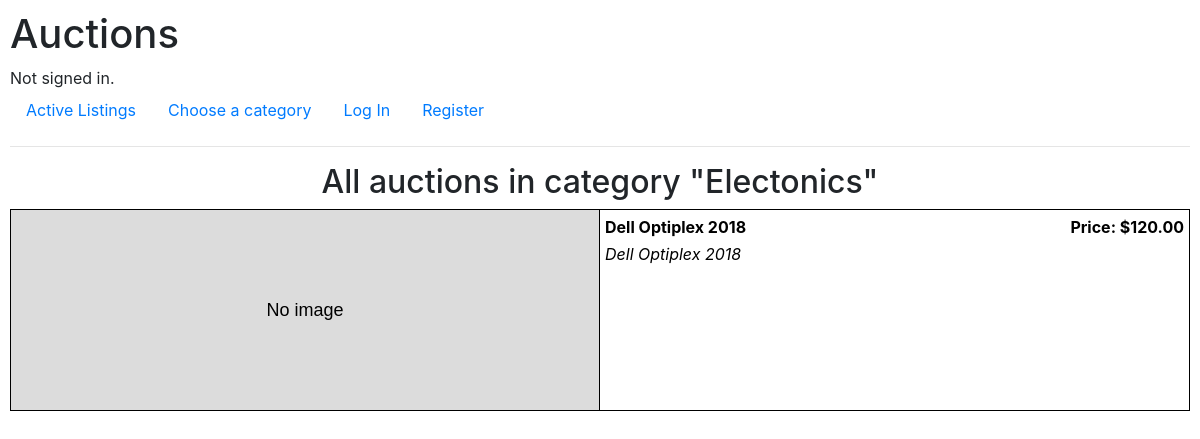
The page /category1 on the database as committed earlier.
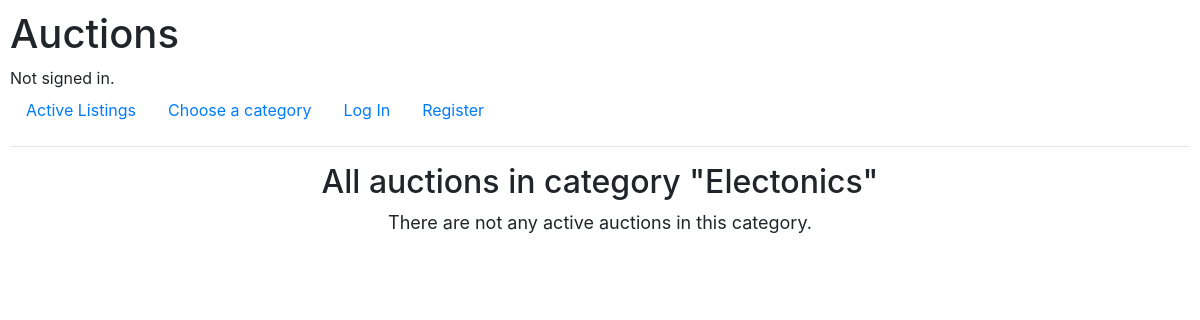
The same page on the database as committed later.
### auctions/models.py (models this page shows)
class Auction(models.Model):
    name = models.CharField(max_length=60)
    review = models.CharField(max_length=200)
    start_rate = models.DecimalField(max_digits=20, decimal_places=2, validators=(MinValueValidator(0.0),))
    category = models.ForeignKey(Category, on_delete=models.CASCADE, related_name="auctions", blank=True, null=True)
    image = models.ImageField(blank=True, null=True, upload_to="auctions_images")
    owner = models.ForeignKey(User, on_delete=models.CASCADE, related_name="auctions")
    isactive = models.BooleanField(default=True)

### auctions/views.py (the view)
# urls.py: path("category<int:id>", views.category, name="category")
def category(request, id):
    auctions = None
    category = None
    if id == 0:
        auctions = Auction.objects.filter(category=None, isactive=True)
    else:
        try:
            category = Category.objects.get(id=id)
        except ValueError:
            HttpResponseRedirect(reverse('category_list'))
        except Category.DoesNotExist:
            HttpResponseRedirect(reverse('category_list'))
        auctions = category.auctions.filter(isactive=True)
    name = category.name if category else "Without category"
    return render(request, "auctions/auction_list.html",{
        "header": f'All auctions in category "{name}"',
        "auctions": auctions,
        "message":'There are not any active auctions in this category.'
    })

### auctions/templates/auctions/auction_list.html
{% extends "auctions/layout.html" %}
{% block body %}
    <h2 class="list-header">{{header}}</h2>
    <div class="auction-grid">
        {% for auction in auctions %}
            <a class="black-link" href="{% url 'auction' auction.id %}">
                <div class="auction-item">
                    {% if auction.image %}
                        <div class="img-container rborder"><img class="auction-image" src="{{auction.image.url}}" alt="Image of auction"></div>
                    {% else %}
                        <div class="auction-image rborder"><div>No image</div></div>
                    {% endif %}
                    <div class="auction-info">
                        <div class="main-text-container">
                            <div class="line">{{auction.name}}</div>
                            <div class="line right">Price: ${{auction.start_rate}}</div>
                        </div>
                        <div class="review">{{auction.review}}</div>
                    </div>
                </div>
            </a>
        {% empty %}
            <div class="empty-message">{{message}}</div>
        {% endfor %}
    </div>
{% endblock %}

### auctions/templates/auctions/layout.html (shortened to what this page needs)
{% load static %}
<!DOCTYPE html>
<html lang="en">
    <head>
        <link rel="stylesheet" href="https://stackpath.bootstrapcdn.com/bootstrap/4.4.1/css/bootstrap.min.css">
        <link href="{% static 'auctions/styles.css' %}" rel="stylesheet">
    </head>
    <body>
        <h1>Auctions</h1>
        <div>
            {% if user.is_authenticated %}
                Signed in as <strong>{{ user.username }}</strong>.
            {% else %}
                Not signed in.
            {% endif %}
        </div>
        <ul class="nav">
            <li class="nav-item">
                <a class="nav-link" href="{% url 'index' %}">Active Listings</a>
            </li>
            <li class="nav-item">
                <a class="nav-link" href="{% url 'category_list' %}">Choose a category</a>
            </li>
            {% if user.is_authenticated %}
                <li class="nav-item">
                    <a class="nav-link" href="{% url 'newauction' %}">Add auction</a>
                </li>
                <li class="nav-item">
                    <a class="nav-link" href="{% url 'view_watchlist' %}">Watchlist</a>
                </li>
                <li class="nav-item">
                    <a class="nav-link" href="{% url 'logout' %}">Log Out</a>
                </li>
            {% else %}
                <li class="nav-item">
                    <a class="nav-link" href="{% url 'login' %}">Log In</a>
                </li>
                <li class="nav-item">
                    <a class="nav-link" href="{% url 'register' %}">Register</a>
                </li>
            {% endif %}
        </ul>
        <hr>
        {% block body %}
        {% endblock %}
    </body>
</html>

### auctions/static/auctions/styles.css (style rules this page uses)
body { padding: 10px; }
.list-header { text-align: center; }
.empty-message { font-size: 18px; text-align: center; }

Rows that differ between the two databases and show on the page:
removed Auction: image "No image", name "Dell Optiplex 2018", start_rate "120.00", review "Dell Optiplex 2018"
Other text that changed with them:
{{ message }}: (not shown) → "There are not any active auctions in this category."
